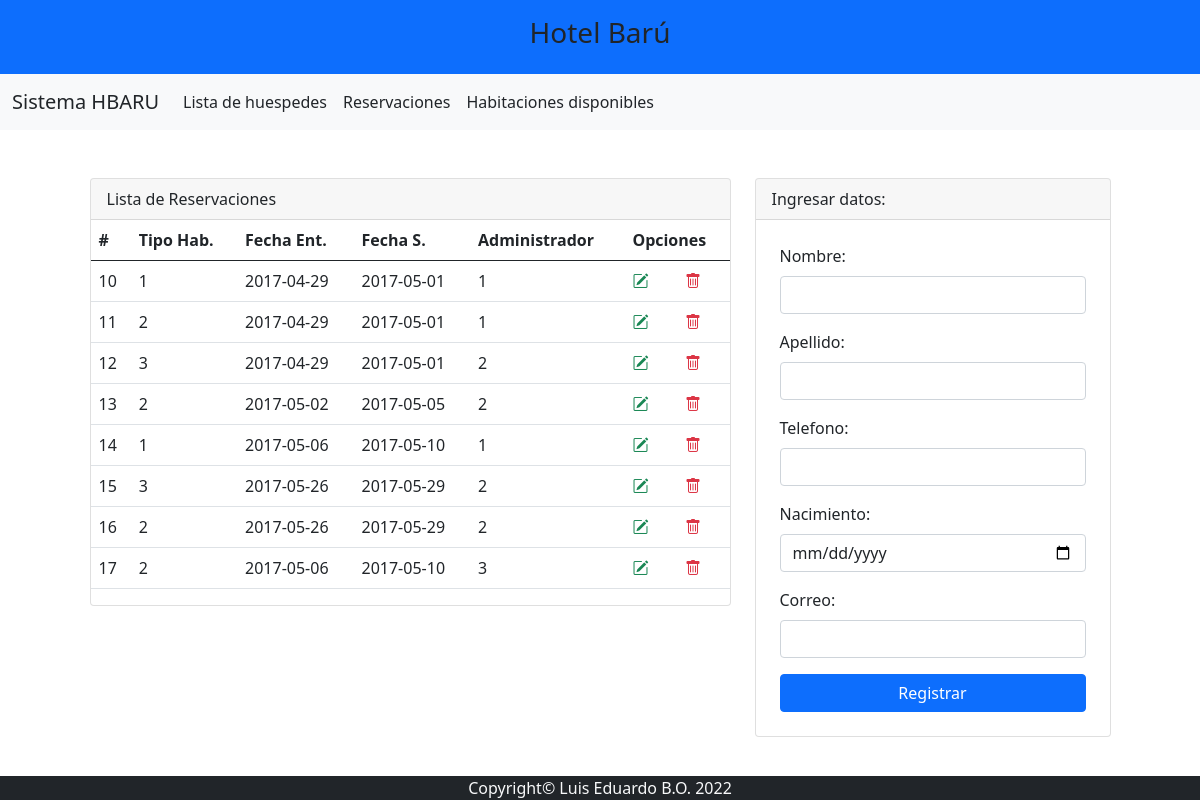
/reservacion.php, run on the app's committed database.
### tables this page shows
CREATE TABLE `reservation` (
  `id` int(10) NOT NULL,
  `room_type_id` int(10) NOT NULL,
  `startdate` date NOT NULL,
  `enddate` date NOT NULL,
  `admin_id` int(10) NOT NULL
);

### reservacion.php (the view, shortened to what this page needs)
<?php include 'template/header.php' ?>
<?php
    include_once "model/conexion.php";
    $sentencia = $bd -> query("select * from reservation");
    $persona = $sentencia->fetchAll(PDO::FETCH_OBJ);
?>
<div class="container mt-5">
    <div class="row justify-content-center">
        <div class="col-md-7">
            <div class="card">
                <div class="card-header">
                    Lista de Reservaciones
                </div>
                <div class="p-10">
                    <table class="table align-middle">
                        <thead>
                            <tr>
                                <th scope="col">#</th>
                                <th scope="col">Tipo Hab.</th>
                                <th scope="col">Fecha Ent.</th>
                                <th scope="col">Fecha S.</th>
                                <th scope="col">Administrador</th>
                                <th scope="col" colspan="2">Opciones</th>
                            </tr>
                        </thead>
                        <tbody>
                            <?php
                                foreach($persona as $dato){
                            ?>
                            <tr>
                                <td scope="row"><?php echo $dato->id; ?></td>
                                <td><?php echo $dato->room_type_id; ?></td>
                                <td><?php echo $dato->startdate; ?></td>
                                <td><?php echo $dato->enddate; ?></td>
                                <td><?php echo $dato->admin_id; ?></td>
                                <td><a class="text-success" href="editar.php?codigo=<?php echo $dato->id; ?>"><i class="bi bi-pencil-square"></i></a></td>
                                <td><a onclick="return confirm('Estas seguro de eliminar?');" class="text-danger" href="eliminar.php?codigo=<?php echo $dato->id; ?>"><i class="bi bi-trash"></i></a></td>
                            </tr>
                            <?php
                                }
                            ?>
                        </tbody>
                    </table>
                </div>
            </div>
        </div>
        <div class="col-md-4">
            <div class="card">
                <div class="card-header">
                    Ingresar datos:
                </div>
                <form class="p-4" method="POST" action="registrar.php">
                    <div class="mb-3">
                        <label class="form-label">Nombre: </label>
                        <input type="text" class="form-control" name="txtNombre" autofocus required>
                    </div>
                    <div class="mb-3">
                        <label class="form-label">Apellido: </label>
                        <input type="text" class="form-control" name="txtApellido" autofocus required>
                    </div>
                    <div class="mb-3">
                        <label class="form-label">Telefono: </label>
                        <input type="number" class="form-control" name="txtTelefono" autofocus required>
                    </div>
                    <div class="mb-3">
                        <label class="form-label">Nacimiento: </label>
                        <input type="date" class="form-control" name="txtNacimiento" autofocus required>
                    </div>
                    <div class="mb-3">
                        <label class="form-label">Correo: </label>
                        <input type="email" class="form-control" name="txtCorreo" autofocus required>
                    </div>
                    <div class="d-grid">
                        <input type="submit" class="btn btn-primary" value="Registrar">
                    </div>
                </form>
            </div>
        </div>
    </div>
</div>
<?php include 'template/footer.php' ?>

### template/header.php (shortened to what this page needs)
<!doctype html>
<html lang="es">
  <head>
    <link rel="stylesheet" href="https://cdn.jsdelivr.net/npm/bootstrap@5.0.2/dist/css/bootstrap.min.css">
    <link rel="stylesheet" href="https://cdn.jsdelivr.net/npm/bootstrap-icons@1.5.0/font/bootstrap-icons.css">
  </head>
  <body>
      <div class="container-fluid bg-primary">
          <div class="row">
              <div class="col-md">
                  <header class="py-3">
                      <h3 class="text-center">Hotel Barú</h3>
                  </header>
              </div>
          </div>
      </div>
      <nav class="navbar navbar-expand-lg bg-light">
            <div class="container-fluid ">
                <a class="navbar-brand text-dark" href="#">Sistema HBARU</a>
                <div class="collapse navbar-collapse" id="navbarNavAltMarkup">
                    <div class="navbar-nav">
                        <a class="nav-link active text-dark" aria-current="page" href="index.php">Lista de huespedes</a>
                        <a class="nav-link text-dark" href="reservacion.php">Reservaciones</a>
                        <a class="nav-link text-dark" href="habitacionD.php">Habitaciones disponibles</a>
                    </div>
                </div>
            </div>
        </nav>

### template/footer.php (shortened to what this page needs)
<footer class="container-fluid bg-dark fixed-bottom">
        <div class="row">
            <div class="col-md text-light text-center py-0">
                Copyright&copy; Luis Eduardo B.O. <?=date('Y')?>
            </div>
        </div>
    </footer>
  </body>
</html>

### data on the page
reservation: id "10", room_type "1", startdate "2017-04-29", enddate "2017-05-01", admin "1"
reservation: id "11", room_type "2", startdate "2017-04-29", enddate "2017-05-01", admin "1"
reservation: id "12", room_type "3", startdate "2017-04-29", enddate "2017-05-01", admin "2"
reservation: id "13", room_type "2", startdate "2017-05-02", enddate "2017-05-05", admin "2"
reservation: id "14", room_type "1", startdate "2017-05-06", enddate "2017-05-10", admin "1"
reservation: id "15", room_type "3", startdate "2017-05-26", enddate "2017-05-29", admin "2"
reservation: id "16", room_type "2", startdate "2017-05-26", enddate "2017-05-29", admin "2"
reservation: id "17", room_type "2", startdate "2017-05-06", enddate "2017-05-10", admin "3"
